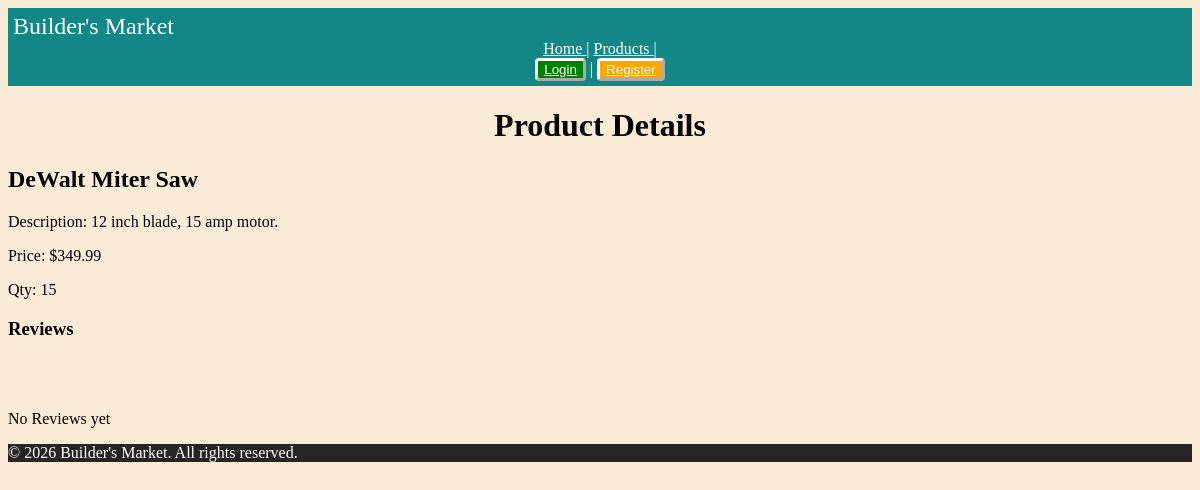
The page /products/1 on the database as committed earlier.
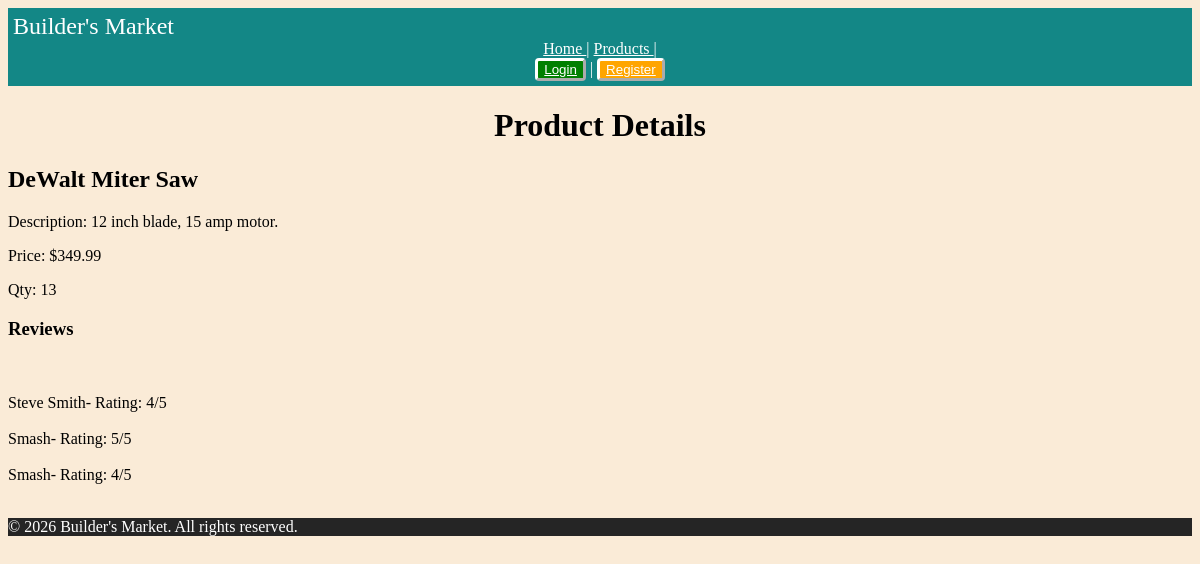
The same page on the database as committed later.
### tables this page shows
CREATE TABLE products (
    product_id INTEGER PRIMARY KEY,
    product_name VARCHAR(50) NOT NULL,
    description TEXT NOT NULL,
    price DECIMAL(10, 2) NOT NULL,
    quantity INT NOT NULL,
    created_at DATETIME DEFAULT CURRENT_TIMESTAMP,
    updated_at DATETIME DEFAULT CURRENT_TIMESTAMP
);

CREATE TABLE reviews (
    review_id INTEGER PRIMARY KEY,
    product_id INTEGER NOT NULL,
    user_id INTEGER NOT NULL,
    rating INTEGER CHECK (rating >= 0 AND rating <= 5),
    created_at DATETIME DEFAULT CURRENT_TIMESTAMP,
    updated_at DATETIME DEFAULT CURRENT_TIMESTAMP,
    FOREIGN KEY (product_id) REFERENCES products(product_id) ON DELETE CASCADE,
    FOREIGN KEY (user_id) REFERENCES users(user_id) ON DELETE CASCADE
);

CREATE TABLE users (
    user_id INTEGER PRIMARY KEY,
    username VARCHAR(50) NOT NULL UNIQUE,
    email VARCHAR(255) NOT NULL UNIQUE,
    password_hash VARCHAR(255) NOT NULL,
    created_at DATETIME DEFAULT CURRENT_TIMESTAMP,
    updated_at DATETIME DEFAULT CURRENT_TIMESTAMP
);

### routes/products.py (the view)
@products_bp.route('/<int:product_id>', methods=['GET'])
def product_details(product_id):
    product = ProductItem.FromDB(product_id)
    reviews = Review.GetByProduct(product_id)
    if product is None:
        abort(404)
    return render_template('product/products_detail.html', product=product, reviews=reviews)

### database/connection.py (called while the page is built)
def get_connection():
    try:
        conn = sqlite3.connect(Config.DATABASE)
        conn.row_factory = sqlite3.Row
        return conn
    except Error as e:
        print(f"Database connection error: {e}")
        return None

### models/product.py (called while the page is built)
    @staticmethod
    def FromDBRow(row):
        if row is None:
            return None
        return ProductItem(
            product_id=row['product_id'],
            name=row['product_name'],
            description=row['description'],
            price=row['price'],
            quantity= row['quantity']
        )

    @staticmethod
    def FromDB(product_id : int):
        db = get_connection()
        sql = db.execute( """SELECT * FROM products WHERE product_id = ?""", (product_id,)).fetchone()
        db.close()
        return ProductItem.FromDBRow(sql)

### models/review.py (called while the page is built)
    @staticmethod
    def GetByProduct(product_id):
        db = get_connection()
        try:
            return db.execute("""
                             SELECT r.*, u.username
                             FROM reviews r
                             JOIN users u ON r.user_id = u.user_id
                              WHERE r.product_id = ?
                             ORDER BY r.created_at DESC
                              """, (product_id,)).fetchall()
        finally:
            db.close()

### templates/product/products_detail.html (shortened to what this page needs)
{% extends "base.html" %}
{% block content %}
<h1> Product Details </h1>
<div class="productCard">
<h2> {{product.product_name}} </h2>
    <p>Description: {{product.description}}</p>
    <p> Price: ${{product.price}}</p>
    <p> Qty: {{product.quantity}}</p>
<h3> Reviews </h3>
    <br><br>
{% if reviews %}
    {% for review in reviews %}
        <div class="review-card">
            {{review.username}}- Rating: {{review.rating }}/5
        </div>
        <br>
    {% endfor %}
    </div>
{% else %}
<p> No Reviews yet</p>
{% endif %}
</div>
{% endblock %}

### templates/base.html (shortened to what this page needs)
<!DOCTYPE html>
<html lang="en">
<head>
    <link href="{{url_for('static', filename = 'reset.css' )}}" rel="stylesheet">
    <link href="{{url_for('static', filename = 'style.css' )}}" rel="stylesheet">
    <link href="{{url_for('static', filename = 'media.css' )}}" rel="stylesheet">
</head>
<body >
    <header>
        <div id="logo">Builder's Market</div>
        <div id="nav">
        <a href="{{url_for('home')}}"> Home </a> |
        <a href="{{url_for('products.get_products')}}"> Products </a> |
        </div>
            <div class="authButton">
            {% if not g.user %}
                <button class="greenButton"><a href="{{url_for('auth.login')}}"> Login</a></button> |
                <button class="orangeButton"><a href="{{url_for('auth.register')}}"> Register</a> </button>
            {% else %}
                <button class="greenButton" ><a href="{{url_for('auth.logout')}}"> Logout</a> </button>
            {% endif %}
            </div>
    </header>
    <main>
        <div class="container">
        {% block content %}
        {% endblock %}
        </div>
    </main>
    <footer>
            <p>&copy; 2026 Builder's Market. All rights reserved.</p>
    </footer>
</body>
</html>

### static/style.css (style rules this page uses)
header { background-color: rgba(0, 128, 128, 0.925); color: white; padding: 5px; text-align: center; }
header a { color: white; }
body { background-color: antiquewhite; }
footer { background-color: rgb(37, 37, 37); color: white; }
#logo { font-size:x-large; text-align: left; }
h1 { text-align: center; }
a { color: white; }
.greenButton { background-color: green; color: white; }
.orangeButton { background-color: orange; }
button { border-radius: 4px; border-width: 3px; border-color: rgb(255, 255, 255); }

Rows that differ between the two databases and show on the page:
changed products "DeWalt Miter Saw": quantity "15" → "13"
added reviews: username "Steve Smith", rating "4"
added reviews: username "Smash", rating "5"
added reviews: username "Smash", rating "4"
Other text that changed with them:
text no longer shown: "No Reviews yet"
